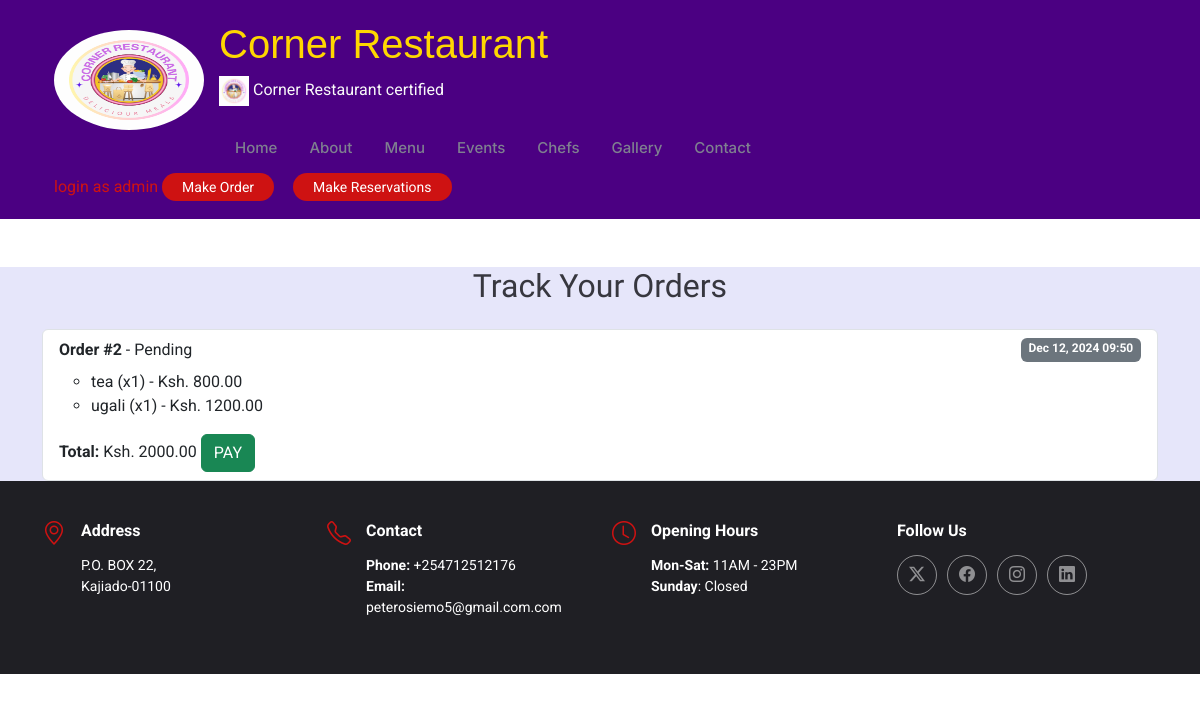
/track/ (signed in), run on the app's committed database.
### orders/models.py (models this page shows, shortened)
class Order(models.Model):
    customer = models.ForeignKey(settings.AUTH_USER_MODEL, on_delete=models.CASCADE, related_name="orders")
    created_at = models.DateTimeField(auto_now_add=True)
    status = models.CharField(max_length=20, choices=[
        ('PENDING', 'Pending'),
        ('COMPLETED', 'Completed'),
        ('CANCELED', 'Canceled'),
    ], default='PENDING')
    def calculate_total(self):
        return sum(item.total_price for item in self.order_items.all())

class OrderItem(models.Model):
    order = models.ForeignKey(Order, on_delete=models.CASCADE, related_name="order_items")
    menu_item = models.ForeignKey(MenuItem, on_delete=models.CASCADE)
    quantity = models.PositiveIntegerField(default=1)
    total_price = models.DecimalField(max_digits=10, decimal_places=2)

### menuapp/models.py (models this page shows, shortened)
class MenuItem(models.Model):
    name = models.CharField(max_length=100)
    description = models.TextField(blank=True, null=True)
    price = models.DecimalField(max_digits=8, decimal_places=2)
    is_available = models.BooleanField(default=True)
    category = models.ForeignKey(Category, related_name='items', on_delete=models.CASCADE)
    photo = models.ImageField(upload_to='menu_photos/', blank=True, null=True)  # Add this field

### orders/views.py (the view)
# urls.py: path('track/', views.track_orders, name='track_orders'),
@login_required
def track_orders(request):
    orders = Order.objects.filter(customer=request.user).prefetch_related('order_items__menu_item')
    return render(request, 'track_orders.html', {'orders': orders})

### orders/templates/track_orders.html
{% extends "starter-page.html" %}
{% block body %}
<div class="container mt-5">
    <h2 class="text-center mb-4">Track Your Orders</h2>
    <ul class="list-group">
        {% for order in orders %}
        <li class="list-group-item">
            <div class="d-flex justify-content-between">
                <div>
                    <strong>Order #{{ order.id }}</strong> - {{ order.get_status_display }}
                </div>
                <span class="badge bg-secondary">{{ order.created_at|date:"M d, Y H:i" }}</span>
            </div>
            <ul class="mt-2">
                {% for item in order.order_items.all %}
                <li>{{ item.menu_item.name }} (x{{ item.quantity }}) - Ksh. {{ item.total_price }}</li>
                {% endfor %}
            </ul>
            <div class="mt-3">
                <strong>Total:</strong> Ksh. {{ order.calculate_total|floatformat:2 }}
                <a href="{% url 'pay' %}" class="btn btn-success">PAY</a>
            </div>
        </li>
        {% empty %}
        <li class="list-group-item text-center">No orders found.</li>
        {% endfor %}
    </ul>
</div>
{% endblock %}

### static/assets/css/main.css (style rules this page uses)
:root { --default-font: "Roboto", system-ui, -apple-system, "Segoe UI", Roboto, "Helvetica Neue", Arial, "Noto Sans", "Liberation Sans", sans-serif, "Apple Color Emoji", "Segoe UI Emoji", "Segoe UI Symbol", "Noto Color Emoji"; --heading-font: "Amatic SC", sans-serif; --nav-font: "Inter", sans-serif; }
:root { --background-color: #ffffff; --default-color: #212529; --heading-color: #37373f; --accent-color: #ce1212; --surface-color: #ffffff; --contrast-color: #ffffff; }
:root { --nav-color: #7f7f90; --nav-hover-color: #ce1212; --nav-mobile-background-color: #ffffff; --nav-dropdown-background-color: #ffffff; --nav-dropdown-color: #7f7f90; --nav-dropdown-hover-color: #ce1212; }
:root { scroll-behavior: smooth; }
body { color: var(--default-color); background-color: var(--background-color); font-family: var(--default-font); }
a { color: var(--accent-color); text-decoration: none; transition: 0.3s; }
h1, h2, h3, h4, h5, h6 { color: var(--heading-color); font-family: var(--heading-font); }

### templates/starter-page.html (style rules this page uses)
body { background-color: #4B0082; color: #000; }

### data on the page
Order: id "2", status "Pending", created_at "Dec 12, 2024 09:50", calculate_total "2000.00"
OrderItem: menu_item.name "tea", quantity "1", total_price "800.00"
OrderItem: menu_item.name "ugali", quantity "1", total_price "1200.00"
